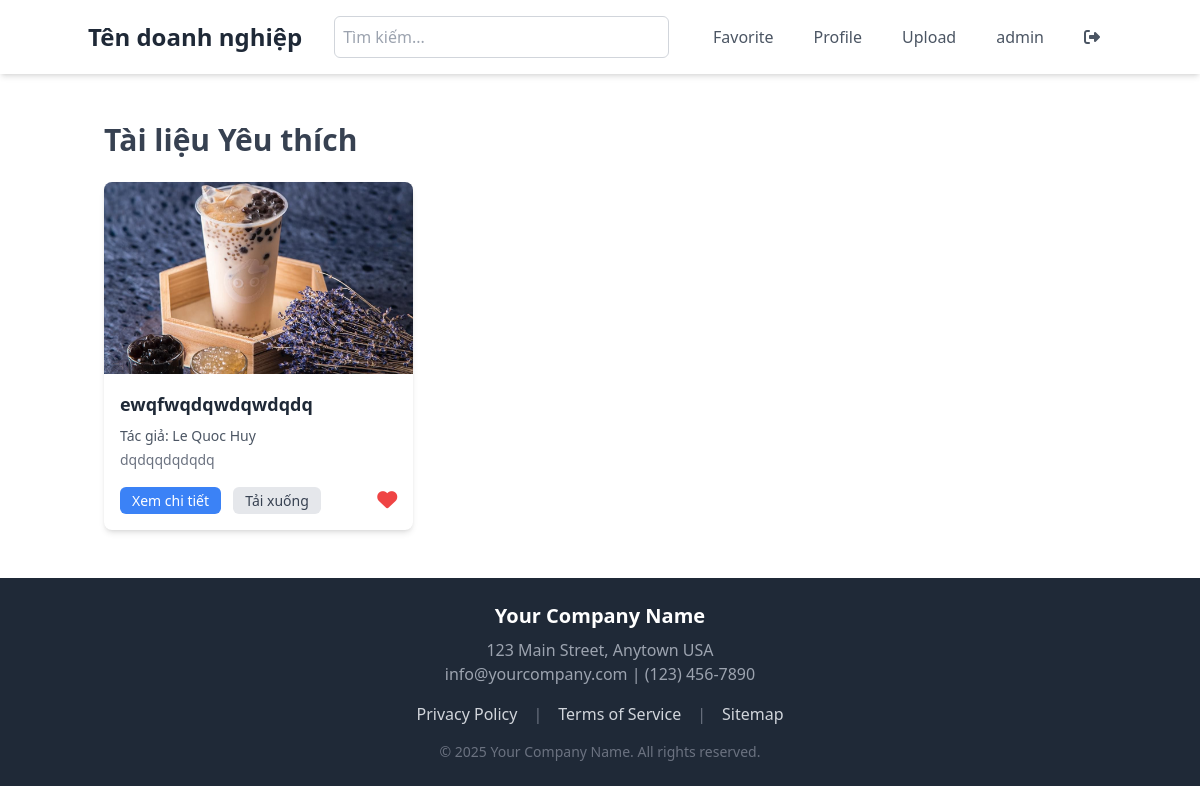
The page /favorites/ (signed in) on the database its author committed.
### app/models.py (models this page shows, shortened)
class Document(models.Model):
    title = models.CharField(max_length=255, blank=True)
    author = models.CharField(max_length=255, blank=True)
    description = models.TextField(blank=True)
    image = models.ImageField(upload_to='data/images/')
    document = models.FileField(upload_to='data/documents/')
    uploaded_at = models.DateTimeField(auto_now_add=True)
    favorited_by = models.ManyToManyField(User, related_name='favorite_documents', blank=True)

### app/views.py (the view)
# urls.py: path('favorites/', FavoritePage, name='favorites'),
@login_required(login_url='login')
def FavoritePage(request):
    favorite_documents = request.user.favorite_documents.all()
    context = {
        'documents': favorite_documents
    }
    return render(request, 'Navbar/FavoritePage.html', context)

### app/templates/Navbar/FavoritePage.html (shortened to what this page needs)
{% extends 'Base.html' %}
{% load static %}
{% block content %}
    {% include 'components/FavoriteContent.html' %}
{% endblock %}

### app/templates/components/layout/Navbar.html (shortened to what this page needs)
{% load static %}
<nav class="bg-white p-4 shadow-md">
    <div class="container mx-auto flex justify-between items-center">
        <a href="{% url 'home' %}" class="text-2xl font-bold text-gray-800 mr-8">Tên doanh nghiệp</a>
        {% if user.is_authenticated %}
        <div class="hidden md:flex flex-grow max-w-md relative">
            <input type="text" id="search-input" placeholder="Tìm kiếm..." class="w-full p-2 border border-gray-300 rounded-md focus:outline-none focus:ring-2 focus:ring-blue-500">
        </div>
        {% endif %}
        <div class="hidden md:flex space-x-4 ml-8">
            {% if user.is_authenticated %}
                <a href="{% url 'favorites' %}" class="text-gray-600 hover:text-gray-800 px-3 py-2 rounded-md hover:bg-gray-100 transition duration-300">Favorite</a>
                <a href="{% url 'profile' %}" class="text-gray-600 hover:text-gray-800 px-3 py-2 rounded-md hover:bg-gray-100 transition duration-300">Profile</a>
                <a href="{% url 'upload' %}" class="text-gray-600 hover:text-gray-800 px-3 py-2 rounded-md hover:bg-gray-100 transition duration-300">Upload</a>
                <a href="#" class="text-gray-600 hover:text-gray-800 px-3 py-2 rounded-md hover:bg-gray-100 transition duration-300">{{ user.username }}</a>
                <a href="{% url 'logout' %}" class="text-gray-600 hover:text-gray-800 px-3 py-2 rounded-md hover:bg-gray-100 transition duration-300"><i class="fas fa-sign-out-alt"></i></a>
            {% else %}
                <a href="{% url 'login' %}" class="text-gray-600 hover:text-gray-800 px-3 py-2 rounded-md hover:bg-gray-100 transition duration-300">Login</a>
            {% endif %}
        </div>
    </div>
</nav>

### app/templates/components/FavoriteContent.html
{% load static %}
<div class="container mx-auto mt-8 p-4">
    <h1 class="text-3xl font-semibold text-gray-700 mb-6">Tài liệu Yêu thích</h1>
    <div class="grid grid-cols-1 sm:grid-cols-2 lg:grid-cols-3 xl:grid-cols-4 gap-8">
        {% for document in documents %}
        <div class="bg-white rounded-lg shadow-md overflow-hidden hover:shadow-xl transition-shadow duration-300">
            <img src="{{ document.image.url }}" alt="Document Image" class="w-full h-48 object-cover">
            <div class="p-4">
                <h3 class="text-lg font-bold text-gray-800 mb-2">{{ document.title }}</h3>
                <p class="text-sm text-gray-600 mb-1">Tác giả: {{ document.author }}</p>
                <p class="text-sm text-gray-500 mb-4">{{ document.description }}</p>
                <div class="flex justify-between items-center">
                    <div class="space-x-2">
                        <a href="{% url 'document-detail' document.id %}" class="text-white bg-blue-500 hover:bg-blue-600 px-3 py-1 rounded-md text-sm transition duration-300">Xem chi tiết</a>
                        <a href="{{ document.document.url }}" download class="text-gray-700 bg-gray-200 hover:bg-gray-300 px-3 py-1 rounded-md text-sm transition duration-300">Tải xuống</a>
                    </div>
                    <a href="{% url 'toggle-favorite' document.id %}" class="text-gray-400 hover:text-red-500 transition duration-300">
                        <i class="fas fa-heart text-red-500 text-xl"></i>
                    </a>
                </div>
            </div>
        </div>
        {% empty %}
        <div class="col-span-full text-center text-gray-500">
            <p>You have no favorite documents yet.</p>
        </div>
        {% endfor %}
    </div>
</div>

### rows shown on the page
Document: image (picture), title "ewqfwqdqwdqwdqdq", author "Le Quoc Huy", description "dqdqqdqdqdq"

### other values the page prints
{{ user.username }} "admin"
